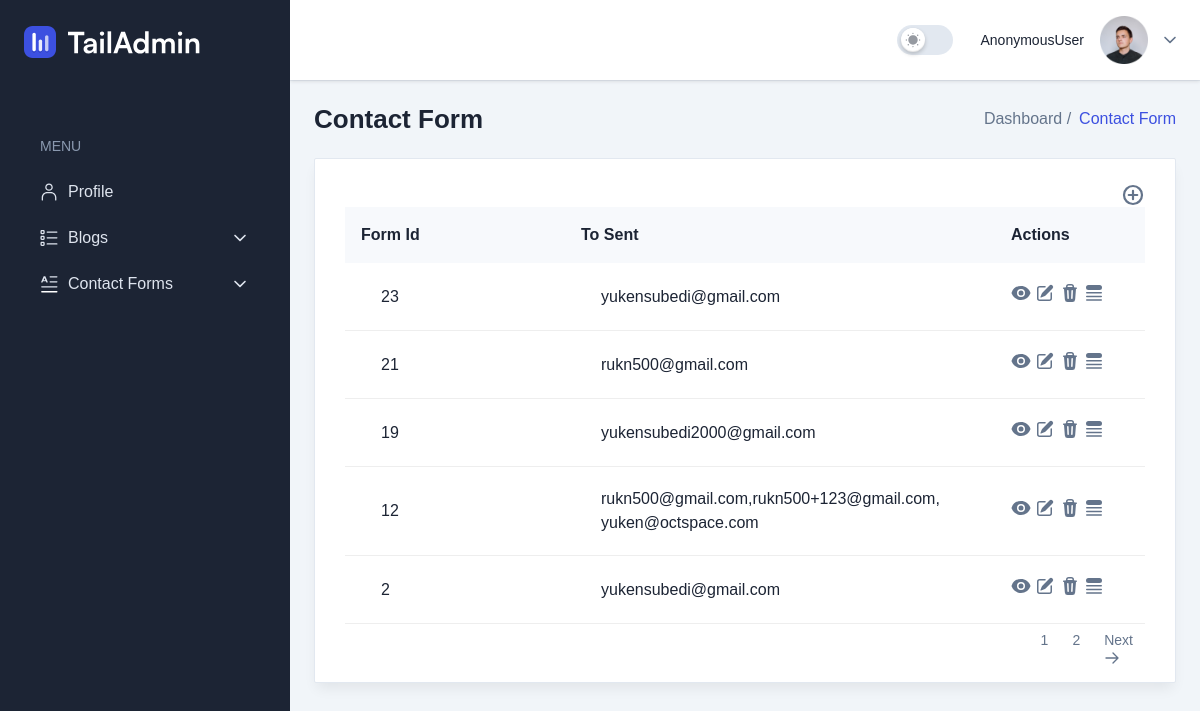
The page /contactform/list/ on the database its author committed.
### contactform/models.py (models this page shows, shortened)
class ContactForm(BaseModel):
    user = models.ForeignKey(settings.AUTH_USER_MODEL, on_delete=models.CASCADE)
    form_html = models.TextField()
    to_sent = models.CharField(max_length=2000)
    message = models.TextField(null=True, blank=True)
    subject = models.TextField(null=True, blank=True)

### contactform/views.py (the view)
# urls.py: path('list/', ListContactForm.as_view(), name='list_form'),
class ListContactForm(ListView, LoginRequiredMixin):
    model = ContactForm
    template_name = 'contactform/list.html'
    paginate_by = 5
    def get_context_data(self, **kwargs):
        context = super().get_context_data(**kwargs)
        return context
    def get_queryset(self):
        queryset = super(ListContactForm, self).get_queryset()
        queryset = queryset.filter(
        ).order_by('-id')
        return queryset

### contactform/templates/contactform/list.html (shortened to what this page needs)
{% extends 'base.html' %}
{% load static %}
{% block breadcrumb %}
<h2 class="text-title-md2 font-bold text-black dark:text-white">
   Contact Form
</h2>
<nav>
  <ol class="flex items-center gap-2">
    <li>
      <a class="font-medium" href="index.html">Dashboard /</a>
    </li>
    <li class="font-medium text-primary">Contact Form</li>
  </ol>
</nav>
{% endblock %}
{% block content %}
<div class="rounded-sm border border-stroke bg-white px-5 pb-2.5 pt-6 shadow-default dark:border-strokedark dark:bg-boxdark sm:px-7.5 xl:pb-1">
  <div class="max-w-full overflow-x-auto">
    <div class="flex justify-end">
      <a href="{% url 'create_form' %}">
      </a>
    </div>
    <table class="w-full table-auto">
      <thead>
        <tr class="bg-gray-2 text-left dark:bg-meta-4">
          <th class="min-w-[220px] px-4 py-4 font-bold text-black dark:text-white xl:pl-11">Form Id</th>
          <th class="min-w-[220px] px-4 py-4 font-bold text-black dark:text-white xl:pl-11">To Sent</th>
          <th class="min-w-[150px] px-4 py-4 font-bold text-black dark:text-white">Actions</th>
        </tr>
      </thead>
      <tbody>
        {% for contactform in object_list %}
        <tr x-data="{ showForm: false, showDelete: false }">
          <td class="border-b border-[#eee] px-4 py-5 pl-9 dark:border-strokedark xl:pl-11">
            <h5 class="font-medium text-black dark:text-white">{{ contactform.id }}</h5>
          </td>
          <td class="border-b border-[#eee] px-4 py-5 pl-9 dark:border-strokedark xl:pl-11">
            <h5 class="font-medium text-black dark:text-white overflow-hidden overflow-ellipsis whitespace-normal break-words max-w-full">{{ contactform.to_sent }}</h5>
          </td>
          <td class="border-b border-[#eee] px-4 py-5 dark:border-strokedark">
            <button class="hover:text-primary" @click="showForm = !showForm" title="Quick View">
              <template x-if="!showForm">
              </template>
            </button>
            <a href="{% url 'edit_form' contactform.pk %}">
              <button class="hover:text-primary" title="Edit">
              </button>
            </a>
            <button class="hover:text-primary" title="Delete" @click="showDelete = true">
            </button>
            <a href="{% url 'list_form_content' contactform.pk %}">
            <button class="hover:text-primary" title="List Details">
            </button>
        </a>
          </td>
        </tr>
        {% endfor %}
      </tbody>
    </table>
  </div>
  <div class="flex items-center justify-end">
    <nav aria-label="Page navigation example">
      <ul class="list-style-none flex">
        {% for i in page_obj.paginator.page_range %}
        <li>
          <a class="relative block rounded bg-transparent px-3 py-1.5 text-sm {% if page_obj.number == i %}text-primary-700 dark:text-primary-500{% else %}text-surface{% endif %} transition duration-300 hover:bg-neutral-100 focus:bg-neutral-100 focus:text-primary-700 focus:outline-none active:bg-neutral-100 active:text-primary-700 dark:text-white dark:hover:bg-neutral-700 dark:focus:bg-neutral-700 dark:focus:text-primary-500 dark:active:bg-neutral-700 dark:active:text-primary-500"
            href="?page={{ i }}">{{ i }}</a>
        </li>
        {% endfor %}
        {% if page_obj.has_next %}
        <li class="flex items-center">
          <a class="relative block rounded bg-transparent px-3 py-1.5 text-sm text-surface transition duration-300 hover:bg-neutral-100 focus:bg-neutral-100 focus:text-primary-700 focus:outline-none focus:ring-0 active:bg-neutral-100 active:text-primary-700 dark:text-white dark:hover:bg-neutral-700 dark:focus:bg-neutral-700 dark:focus:text-primary-500 dark:active:bg-neutral-700 dark:active:text-primary-500"
            href="?page={{ page_obj.next_page_number }}">
            Next
            <svg xmlns="http://www.w3.org/2000/svg" fill="none" viewBox="0 0 24 24" stroke-width="2" stroke="currentColor" aria-hidden="true" class="w-4 h-4 ml-2">
              <path stroke-linecap="round" stroke-linejoin="round" d="M13.5 4.5L21 12m0 0l-7.5 7.5M21 12H3"></path>
            </svg>
          </a>
        </li>
        {% endif %}
      </ul>
    </nav>
  </div>
</div>
{% endblock %}

### rows shown on the page
ContactForm: id "23", to_sent "yukensubedi@gmail.com"
ContactForm: id "21", to_sent "rukn500@gmail.com"
ContactForm: id "19", to_sent "yukensubedi2000@gmail.com"
ContactForm: id "12", to_sent "rukn500@gmail.com,rukn500+123@gmail.com, yuken@octspace.com"
ContactForm: id "2", to_sent "yukensubedi@gmail.com"

### other values the page prints
{{ request.user }} "AnonymousUser"
{{ i }} "1" "2"
